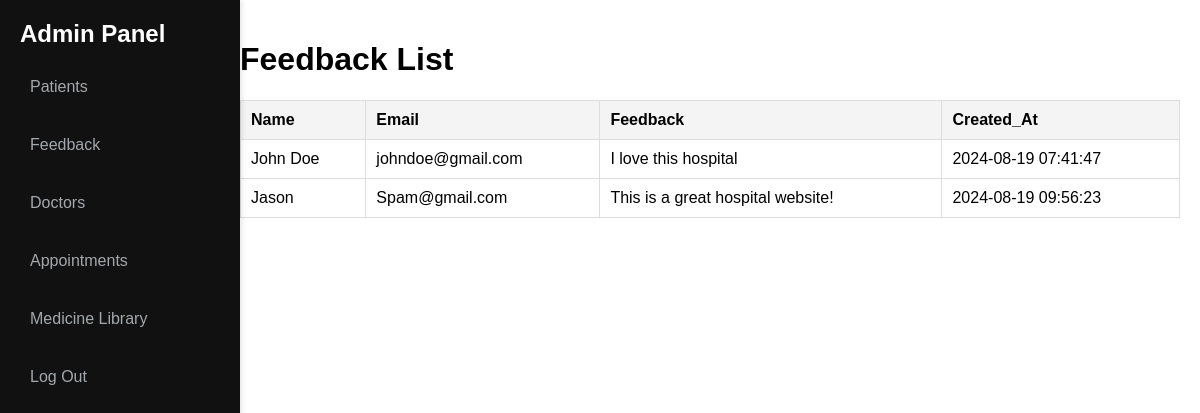
Page /feedback.php on the committed database.
### tables this page shows
CREATE TABLE `feedback` (
  `id` int(11) NOT NULL,
  `username` varchar(255) NOT NULL,
  `email` varchar(255) NOT NULL,
  `feedback` text NOT NULL,
  `created_at` timestamp NOT NULL DEFAULT current_timestamp()
);

### feedback.php (the view, shortened to what this page needs)
<?php
include("db_connect.php");
$result = mysqli_query($con, "SELECT * FROM feedback");
?>
<!DOCTYPE html>
<html lang="en">
<head>
</head>
<body>
    <div class="navbar">
    <header>Admin Panel</header>
        <a href="adminhome.php">Patients</a>
        <a href="feedback.php">Feedback</a>
        <a href="add_doctor.php">Doctors</a>
        <a href="bsystem.php">Appointments</a>
        <a href="adminmedicines.php">Medicine Library</a>
        <a href="stafflogin.php">Log Out</a>
    </div>
    <div class="content">
        <h1>Feedback List</h1>
        <table>
            <thead>
                <tr>
                    <th>Name</th>
                    <th>Email</th>
                    <th>Feedback</th>
                    <th>Created_At</th>
                </tr>
            </thead>
            <tbody>
                <?php while ($row = mysqli_fetch_assoc($result)): ?>
                    <tr>
                        <td><?php echo htmlspecialchars($row['username']); ?></td>
                        <td><?php echo htmlspecialchars($row['email']); ?></td>
                        <td><?php echo htmlspecialchars($row['feedback']); ?></td>
                        <td><?php echo htmlspecialchars($row['created_at']); ?></td>
                    </tr>
                <?php endwhile; ?>
            </tbody>
        </table>
    </div>
</body>
</html>

### feedback.php (style rules this page uses)
* { font-family: "Kumbh Sans", sans-serif; text-decoration: none; }
body { display: flex; margin: 0; }
.navbar { width: 200px; background-color: #111; padding: 20px; box-shadow: 2px 0 5px rgba(0, 0, 0, 0.1); height: 100vh; position: fixed; }
.navbar a { display: block; padding: 10px; text-decoration: none; color: #a4a8ac; margin-bottom: 20px; border-radius: 10px; transition: background-color 0.3s; }
.navbar header { font-size: 1.5em; margin-bottom: 20px; font-weight: bold; color: white; }
.content { flex: 1; padding: 20px; margin-left: 220px; }
table { width: 100%; border-collapse: collapse; }
table, th, td { border: 1px solid #ddd; }
th, td { padding: 10px; text-align: left; }
th { background-color: #f4f4f4; }

### rows in the picture
feedback: username "John Doe", email "johndoe@gmail.com", feedback "I love this hospital", created_at "2024-08-19 07:41:47"
feedback: username "Jason", email "Spam@gmail.com", feedback "This is a great hospital website!", created_at "2024-08-19 09:56:23"
